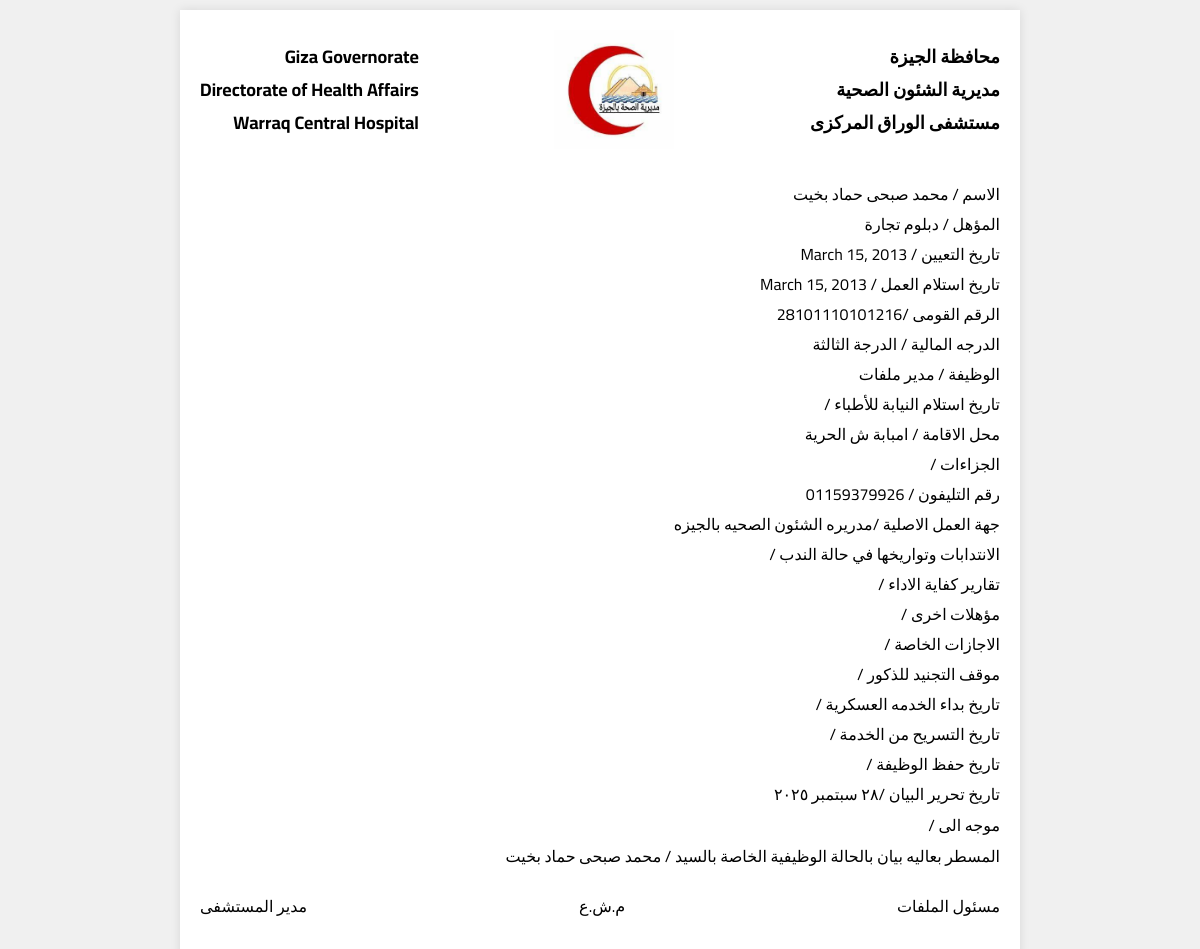
The page /generate_html/2/ on the database its author committed.
### workfiles/models.py (models this page shows, shortened)
class maindata(models.Model):
    name = models.CharField(max_length=70)
    natid = models.CharField(max_length=14)
    phone = models.CharField(max_length=11)
    addres_location = models.CharField(max_length=100)
    deg = models.CharField(max_length=50)
    work = models.CharField(max_length=50,blank=True, null=True)
    work_rank = models.CharField(max_length=50)
    frest_work_place = models.CharField(max_length=100 ,blank=True, null=True)
    carant_work_place = models.CharField(max_length=100 ,blank=True, null=True)
    work_starting_date = models.DateField(auto_now=False, auto_now_add=False)
    hospital_work_starting_date = models.DateField(auto_now=False, auto_now_add=False)

### workfiles/views.py (the view)
# urls.py: path('generate_html/<int:pk>/', generate_html, name='generate_html'),
def generate_html(request, pk):
    maindata_instance = get_object_or_404(maindata, pk=pk)
    context = {
        'maindata': maindata_instance,
    }
    return render(request, 'workfiles/generate_html.html', context)

### workfiles/templates/workfiles/generate_html.html (shortened to what this page needs)
{% load static %}
<html lang="ar" dir="rtl">
<head>
</head>
<body>
    <div class="container">
        <div class="header">
            <div class="title">
                <h2>محافظة الجيزة</h2>
                <h2>مديرية الشئون الصحية</h2>
                <h2>مستشفى الوراق المركزى</h2>
            </div>
            <img src="{% static 'imgs/logo.jpg' %}"style=" width: 120px; ">
            <div class="title">
                <h2>Giza Governorate</h2>
                <h2>Directorate of Health Affairs</h2>
                <h2>Warraq Central Hospital</h2>
            </div>
        </div>
        <div class="form-group"><label>الاسم / {{ maindata.name }}</label></div>
        <div class="form-group"><label>المؤهل / {{ maindata.deg }} </label></div>
        <div class="form-group"><label>تاريخ التعيين / {{ maindata.work_starting_date }} </label></div>
        <div class="form-group"><label>تاريخ استلام العمل / {{ maindata.hospital_work_starting_date }}</label></div>
        <div class="form-group"><label>الرقم القومى /{{ maindata.natid }}</label></div>
        <div class="form-group"><label>الدرجه المالية / {{ maindata.work_rank }} </label></div>
        <div class="form-group"><label>الوظيفة / {{ maindata.work }}</label></div>
        <div class="form-group"><label>تاريخ استلام النيابة للأطباء /</label></div>
        <div class="form-group"><label>محل الاقامة / {{ maindata.addres_location }}</label></div>
        <div class="form-group"><label>الجزاءات /</label></div>
        <div class="form-group"><label>رقم التليفون / {{ maindata.phone }} </label></div>
        <div class="form-group"><label>جهة العمل الاصلية /{{ maindata.frest_work_place }}</label></div>
        <div class="form-group"><label>الانتدابات وتواريخها في حالة الندب /</label></div>
        <div class="form-group"><label>تقارير كفاية الاداء /</label></div>
        <div class="form-group"><label>مؤهلات اخرى /</label></div>
        <div class="form-group"><label>الاجازات الخاصة /</label></div>
        <div class="form-group"><label>موقف التجنيد للذكور /</label></div>
        <div class="form-group"><label>تاريخ بداء الخدمه العسكرية /</label></div>
        <div class="form-group"><label>تاريخ التسريح من الخدمة /</label></div>
        <div class="form-group"><label>تاريخ حفظ الوظيفة /</label></div>
        <div class="form-group"><label>تاريخ تحرير البيان /</label><span id="statementDate" class="date-value"></span></div>
        <div class="form-group"><label>موجه الى /    <input type="text" id="fname" name="comname" style="font-family: 'Cairo', sans-serif; border: none; font-size: 16px;  width: 40vw;"> </label></div>
        <div class="form-group"><label>المسطر بعاليه بيان بالحالة الوظيفية الخاصة بالسيد / {{ maindata.name }}</label></div>
        <div class="footer">
            <div>مسئول الملفات</div>
            <div>م.ش.ع</div>
            <div>مدير المستشفى</div>
        </div>
    </div>
</body>
</html>

### workfiles/templates/workfiles/generate_html.html (style rules this page uses)
body { font-family: 'Cairo', sans-serif; margin: 0; padding: 10px; background-color: #f0f0f0; direction: rtl; }
.container { background-color: white; padding: 20px; box-shadow: 0 0 10px rgba(0,0,0,0.1); max-width: 800px; margin: 0 auto; }
.header { display: flex; justify-content: space-between; align-items: center; margin-bottom: 30px; }
.title { text-align: right; }
.title h2 { margin: 0px 0; font-size: 18px; }
.form-group { margin-bottom: 0px; display: flex; justify-content: flex-start; align-items: center; }
.form-group label { text-align: right; }
.form-group::after { content: ''; height: 1px; background-color: #000; margin-right: 10px; }
.footer { margin-top: 20px; display: flex; margin-bottom: 50px; justify-content: space-between; }
.footer div { text-align: center; }

### rows shown on the page
maindata: name "محمد صبحى حماد بخيت", deg "دبلوم تجارة", work_starting_date "March 15, 2013", hospital_work_starting_date "March 15, 2013", natid "28101110101216", work_rank "الدرجة الثالثة", work "مدير ملفات", addres_location "امبابة ش الحرية", phone "01159379926", frest_work_place "مدريره الشئون الصحيه بالجيزه"
